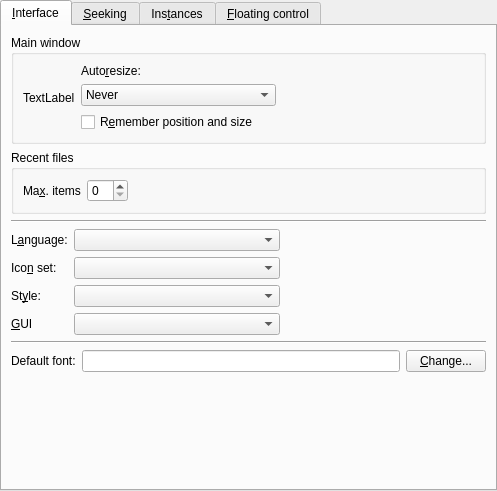
<ui version="4.0" >
 <class>PrefInterface</class>
 <widget class="QWidget" name="PrefInterface" >
  <property name="geometry" >
   <rect>
    <x>0</x>
    <y>0</y>
    <width>497</width>
    <height>491</height>
   </rect>
  </property>
  <layout class="QVBoxLayout" >
   <property name="spacing" >
    <number>0</number>
   </property>
   <property name="leftMargin" >
    <number>0</number>
   </property>
   <property name="topMargin" >
    <number>0</number>
   </property>
   <property name="rightMargin" >
    <number>0</number>
   </property>
   <property name="bottomMargin" >
    <number>0</number>
   </property>
   <item>
    <widget class="QTabWidget" name="tabWidget" >
     <property name="currentIndex" >
      <number>0</number>
     </property>
     <widget class="QWidget" name="tab" >
      <attribute name="title" >
       <string>&amp;Interface</string>
      </attribute>
      <layout class="QVBoxLayout" >
       <property name="spacing" >
        <number>6</number>
       </property>
       <property name="leftMargin" >
        <number>9</number>
       </property>
       <property name="topMargin" >
        <number>9</number>
       </property>
       <property name="rightMargin" >
        <number>9</number>
       </property>
       <property name="bottomMargin" >
        <number>9</number>
       </property>
       <item>
        <widget class="QGroupBox" name="groupBox" >
         <property name="title" >
          <string>Main window</string>
         </property>
         <layout class="QHBoxLayout" >
          <property name="spacing" >
           <number>6</number>
          </property>
          <property name="leftMargin" >
           <number>9</number>
          </property>
          <property name="topMargin" >
           <number>9</number>
          </property>
          <property name="rightMargin" >
           <number>9</number>
          </property>
          <property name="bottomMargin" >
           <number>9</number>
          </property>
          <item>
           <widget class="QLabel" name="resize_window_icon" >
            <property name="text" >
             <string>TextLabel</string>
            </property>
           </widget>
          </item>
          <item>
           <layout class="QVBoxLayout" >
            <property name="spacing" >
             <number>6</number>
            </property>
            <property name="leftMargin" >
             <number>0</number>
            </property>
            <property name="topMargin" >
             <number>0</number>
            </property>
            <property name="rightMargin" >
             <number>0</number>
            </property>
            <property name="bottomMargin" >
             <number>0</number>
            </property>
            <item>
             <widget class="QLabel" name="label" >
              <property name="text" >
               <string>Auto&amp;resize:</string>
              </property>
              <property name="buddy" >
               <cstring>mainwindow_resize_combo</cstring>
              </property>
             </widget>
            </item>
            <item>
             <widget class="QComboBox" name="mainwindow_resize_combo" >
              <property name="sizePolicy" >
               <sizepolicy vsizetype="Fixed" hsizetype="Preferred" >
                <horstretch>0</horstretch>
                <verstretch>0</verstretch>
               </sizepolicy>
              </property>
              <item>
               <property name="text" >
                <string>Never</string>
               </property>
              </item>
              <item>
               <property name="text" >
                <string>Whenever it's needed</string>
               </property>
              </item>
              <item>
               <property name="text" >
                <string>Only after loading a new video</string>
               </property>
              </item>
             </widget>
            </item>
            <item>
             <widget class="QCheckBox" name="save_size_check" >
              <property name="text" >
               <string>R&amp;emember position and size</string>
              </property>
             </widget>
            </item>
           </layout>
          </item>
          <item>
           <spacer>
            <property name="orientation" >
             <enum>Qt::Horizontal</enum>
            </property>
            <property name="sizeHint" >
             <size>
              <width>40</width>
              <height>20</height>
             </size>
            </property>
           </spacer>
          </item>
         </layout>
        </widget>
       </item>
       <item>
        <widget class="QGroupBox" name="groupBox_4" >
         <property name="title" >
          <string>Recent files</string>
         </property>
         <layout class="QHBoxLayout" >
          <property name="spacing" >
           <number>6</number>
          </property>
          <property name="leftMargin" >
           <number>9</number>
          </property>
          <property name="topMargin" >
           <number>9</number>
          </property>
          <property name="rightMargin" >
           <number>9</number>
          </property>
          <property name="bottomMargin" >
           <number>9</number>
          </property>
          <item>
           <widget class="QLabel" name="textLabel1_15" >
            <property name="text" >
             <string>Ma&amp;x. items</string>
            </property>
            <property name="wordWrap" >
             <bool>false</bool>
            </property>
            <property name="buddy" >
             <cstring>recents_max_items_spin</cstring>
            </property>
           </widget>
          </item>
          <item>
           <widget class="QSpinBox" name="recents_max_items_spin" >
            <property name="minimum" >
             <number>0</number>
            </property>
            <property name="maximum" >
             <number>20</number>
            </property>
           </widget>
          </item>
          <item>
           <spacer>
            <property name="orientation" >
             <enum>Qt::Horizontal</enum>
            </property>
            <property name="sizeHint" >
             <size>
              <width>40</width>
              <height>20</height>
             </size>
            </property>
           </spacer>
          </item>
         </layout>
        </widget>
       </item>
       <item>
        <widget class="Line" name="line_3" >
         <property name="sizePolicy" >
          <sizepolicy vsizetype="Fixed" hsizetype="Expanding" >
           <horstretch>0</horstretch>
           <verstretch>0</verstretch>
          </sizepolicy>
         </property>
         <property name="orientation" >
          <enum>Qt::Horizontal</enum>
         </property>
        </widget>
       </item>
       <item>
        <layout class="QGridLayout" >
         <property name="leftMargin" >
          <number>0</number>
         </property>
         <property name="topMargin" >
          <number>0</number>
         </property>
         <property name="rightMargin" >
          <number>0</number>
         </property>
         <property name="bottomMargin" >
          <number>0</number>
         </property>
         <property name="horizontalSpacing" >
          <number>6</number>
         </property>
         <property name="verticalSpacing" >
          <number>6</number>
         </property>
         <item row="0" column="0" >
          <widget class="QLabel" name="textLabel1_18" >
           <property name="text" >
            <string>L&amp;anguage:</string>
           </property>
           <property name="wordWrap" >
            <bool>false</bool>
           </property>
           <property name="buddy" >
            <cstring>language_combo</cstring>
           </property>
          </widget>
         </item>
         <item row="1" column="0" >
          <widget class="QLabel" name="textLabel1_19" >
           <property name="text" >
            <string>Ico&amp;n set:</string>
           </property>
           <property name="wordWrap" >
            <bool>false</bool>
           </property>
           <property name="buddy" >
            <cstring>iconset_combo</cstring>
           </property>
          </widget>
         </item>
         <item row="2" column="1" >
          <widget class="MyComboBox" name="style_combo" >
           <property name="sizePolicy" >
            <sizepolicy vsizetype="Fixed" hsizetype="Expanding" >
             <horstretch>0</horstretch>
             <verstretch>0</verstretch>
            </sizepolicy>
           </property>
          </widget>
         </item>
         <item row="2" column="2" >
          <spacer>
           <property name="orientation" >
            <enum>Qt::Horizontal</enum>
           </property>
           <property name="sizeHint" >
            <size>
             <width>40</width>
             <height>20</height>
            </size>
           </property>
          </spacer>
         </item>
         <item row="0" column="1" >
          <widget class="MyComboBox" name="language_combo" >
           <property name="sizePolicy" >
            <sizepolicy vsizetype="Fixed" hsizetype="Expanding" >
             <horstretch>0</horstretch>
             <verstretch>0</verstretch>
            </sizepolicy>
           </property>
          </widget>
         </item>
         <item row="2" column="0" >
          <widget class="QLabel" name="style_label" >
           <property name="text" >
            <string>St&amp;yle:</string>
           </property>
           <property name="wordWrap" >
            <bool>false</bool>
           </property>
           <property name="buddy" >
            <cstring>style_combo</cstring>
           </property>
          </widget>
         </item>
         <item row="1" column="1" >
          <widget class="MyComboBox" name="iconset_combo" >
           <property name="sizePolicy" >
            <sizepolicy vsizetype="Fixed" hsizetype="Expanding" >
             <horstretch>0</horstretch>
             <verstretch>0</verstretch>
            </sizepolicy>
           </property>
          </widget>
         </item>
         <item row="1" column="2" >
          <spacer>
           <property name="orientation" >
            <enum>Qt::Horizontal</enum>
           </property>
           <property name="sizeHint" >
            <size>
             <width>40</width>
             <height>20</height>
            </size>
           </property>
          </spacer>
         </item>
         <item row="0" column="2" >
          <spacer>
           <property name="orientation" >
            <enum>Qt::Horizontal</enum>
           </property>
           <property name="sizeHint" >
            <size>
             <width>40</width>
             <height>20</height>
            </size>
           </property>
          </spacer>
         </item>
         <item row="3" column="0" >
          <widget class="QLabel" name="label_4" >
           <property name="text" >
            <string>&amp;GUI</string>
           </property>
           <property name="buddy" >
            <cstring>gui_combo</cstring>
           </property>
          </widget>
         </item>
         <item row="3" column="1" >
          <widget class="QComboBox" name="gui_combo" >
           <property name="sizePolicy" >
            <sizepolicy vsizetype="Fixed" hsizetype="Expanding" >
             <horstretch>0</horstretch>
             <verstretch>0</verstretch>
            </sizepolicy>
           </property>
          </widget>
         </item>
         <item row="3" column="2" >
          <spacer>
           <property name="orientation" >
            <enum>Qt::Horizontal</enum>
           </property>
           <property name="sizeHint" >
            <size>
             <width>40</width>
             <height>20</height>
            </size>
           </property>
          </spacer>
         </item>
        </layout>
       </item>
       <item>
        <widget class="Line" name="line" >
         <property name="sizePolicy" >
          <sizepolicy vsizetype="Fixed" hsizetype="Expanding" >
           <horstretch>0</horstretch>
           <verstretch>0</verstretch>
          </sizepolicy>
         </property>
         <property name="orientation" >
          <enum>Qt::Horizontal</enum>
         </property>
        </widget>
       </item>
       <item>
        <layout class="QHBoxLayout" >
         <property name="spacing" >
          <number>6</number>
         </property>
         <property name="leftMargin" >
          <number>0</number>
         </property>
         <property name="topMargin" >
          <number>0</number>
         </property>
         <property name="rightMargin" >
          <number>0</number>
         </property>
         <property name="bottomMargin" >
          <number>0</number>
         </property>
         <item>
          <widget class="QLabel" name="label_2" >
           <property name="text" >
            <string>Default font:</string>
           </property>
          </widget>
         </item>
         <item>
          <widget class="QLineEdit" name="default_font_edit" >
           <property name="readOnly" >
            <bool>true</bool>
           </property>
          </widget>
         </item>
         <item>
          <widget class="QPushButton" name="changeFontButton" >
           <property name="text" >
            <string>&amp;Change...</string>
           </property>
          </widget>
         </item>
        </layout>
       </item>
       <item>
        <spacer>
         <property name="orientation" >
          <enum>Qt::Vertical</enum>
         </property>
         <property name="sizeHint" >
          <size>
           <width>20</width>
           <height>40</height>
          </size>
         </property>
        </spacer>
       </item>
      </layout>
     </widget>
     <widget class="QWidget" name="tab_3" >
      <attribute name="title" >
       <string>&amp;Seeking</string>
      </attribute>
      <layout class="QGridLayout" >
       <item row="0" column="0" >
        <layout class="QVBoxLayout" >
         <property name="spacing" >
          <number>6</number>
         </property>
         <property name="leftMargin" >
          <number>0</number>
         </property>
         <property name="topMargin" >
          <number>0</number>
         </property>
         <property name="rightMargin" >
          <number>0</number>
         </property>
         <property name="bottomMargin" >
          <number>0</number>
         </property>
         <item>
          <widget class="SeekWidget" native="1" name="seek1" />
         </item>
         <item>
          <widget class="SeekWidget" native="1" name="seek2" />
         </item>
         <item>
          <widget class="SeekWidget" native="1" name="seek3" />
         </item>
         <item>
          <widget class="SeekWidget" native="1" name="seek4" />
         </item>
        </layout>
       </item>
       <item row="0" column="1" >
        <spacer>
         <property name="orientation" >
          <enum>Qt::Horizontal</enum>
         </property>
         <property name="sizeHint" >
          <size>
           <width>40</width>
           <height>20</height>
          </size>
         </property>
        </spacer>
       </item>
       <item row="1" column="0" colspan="2" >
        <widget class="Line" name="line_4" >
         <property name="sizePolicy" >
          <sizepolicy vsizetype="Fixed" hsizetype="Expanding" >
           <horstretch>0</horstretch>
           <verstretch>0</verstretch>
          </sizepolicy>
         </property>
         <property name="orientation" >
          <enum>Qt::Horizontal</enum>
         </property>
        </widget>
       </item>
       <item row="2" column="0" colspan="2" >
        <layout class="QHBoxLayout" >
         <property name="spacing" >
          <number>6</number>
         </property>
         <property name="leftMargin" >
          <number>0</number>
         </property>
         <property name="topMargin" >
          <number>0</number>
         </property>
         <property name="rightMargin" >
          <number>0</number>
         </property>
         <property name="bottomMargin" >
          <number>0</number>
         </property>
         <item>
          <widget class="QLabel" name="label_3" >
           <property name="text" >
            <string>&amp;Behaviour of time slider:</string>
           </property>
           <property name="buddy" >
            <cstring>timeslider_behaviour_combo</cstring>
           </property>
          </widget>
         </item>
         <item>
          <widget class="QComboBox" name="timeslider_behaviour_combo" >
           <property name="sizePolicy" >
            <sizepolicy vsizetype="Fixed" hsizetype="Expanding" >
             <horstretch>0</horstretch>
             <verstretch>0</verstretch>
            </sizepolicy>
           </property>
           <item>
            <property name="text" >
             <string>Seek to position while dragging</string>
            </property>
           </item>
           <item>
            <property name="text" >
             <string>Seek to position when released</string>
            </property>
           </item>
          </widget>
         </item>
         <item>
          <spacer>
           <property name="orientation" >
            <enum>Qt::Horizontal</enum>
           </property>
           <property name="sizeHint" >
            <size>
             <width>81</width>
             <height>25</height>
            </size>
           </property>
          </spacer>
         </item>
        </layout>
       </item>
       <item row="3" column="0" colspan="2" >
        <widget class="QGroupBox" name="seeking_method_group" >
         <property name="title" >
          <string>Seeking method</string>
         </property>
         <layout class="QVBoxLayout" >
          <item>
           <widget class="QRadioButton" name="absolute_seeking_button" >
            <property name="sizePolicy" >
             <sizepolicy vsizetype="Fixed" hsizetype="Expanding" >
              <horstretch>0</horstretch>
              <verstretch>0</verstretch>
             </sizepolicy>
            </property>
            <property name="text" >
             <string>&amp;Absolute seeking</string>
            </property>
           </widget>
          </item>
          <item>
           <widget class="QRadioButton" name="relative_seeking_button" >
            <property name="sizePolicy" >
             <sizepolicy vsizetype="Fixed" hsizetype="Expanding" >
              <horstretch>0</horstretch>
              <verstretch>0</verstretch>
             </sizepolicy>
            </property>
            <property name="text" >
             <string>&amp;Relative seeking</string>
            </property>
           </widget>
          </item>
         </layout>
        </widget>
       </item>
       <item row="4" column="0" colspan="2" >
        <spacer>
         <property name="orientation" >
          <enum>Qt::Vertical</enum>
         </property>
         <property name="sizeHint" >
          <size>
           <width>20</width>
           <height>40</height>
          </size>
         </property>
        </spacer>
       </item>
      </layout>
     </widget>
     <widget class="QWidget" name="tab_2" >
      <attribute name="title" >
       <string>Ins&amp;tances</string>
      </attribute>
      <layout class="QVBoxLayout" >
       <property name="spacing" >
        <number>6</number>
       </property>
       <property name="leftMargin" >
        <number>9</number>
       </property>
       <property name="topMargin" >
        <number>9</number>
       </property>
       <property name="rightMargin" >
        <number>9</number>
       </property>
       <property name="bottomMargin" >
        <number>9</number>
       </property>
       <item>
        <layout class="QHBoxLayout" >
         <property name="spacing" >
          <number>6</number>
         </property>
         <property name="leftMargin" >
          <number>0</number>
         </property>
         <property name="topMargin" >
          <number>0</number>
         </property>
         <property name="rightMargin" >
          <number>0</number>
         </property>
         <property name="bottomMargin" >
          <number>0</number>
         </property>
         <item>
          <widget class="QLabel" name="instances_icon" >
           <property name="text" >
            <string>TextLabel</string>
           </property>
          </widget>
         </item>
         <item>
          <layout class="QVBoxLayout" >
           <property name="spacing" >
            <number>6</number>
           </property>
           <property name="leftMargin" >
            <number>0</number>
           </property>
           <property name="topMargin" >
            <number>0</number>
           </property>
           <property name="rightMargin" >
            <number>0</number>
           </property>
           <property name="bottomMargin" >
            <number>0</number>
           </property>
           <item>
            <widget class="QCheckBox" name="single_instance_check" >
             <property name="text" >
              <string>&amp;Use only one running instance of SMPlayer</string>
             </property>
            </widget>
           </item>
           <item>
            <widget class="QGroupBox" name="port_groupbox" >
             <property name="enabled" >
              <bool>false</bool>
             </property>
             <property name="title" >
              <string>Port to listen</string>
             </property>
             <layout class="QVBoxLayout" >
              <property name="spacing" >
               <number>6</number>
              </property>
              <property name="leftMargin" >
               <number>9</number>
              </property>
              <property name="topMargin" >
               <number>9</number>
              </property>
              <property name="rightMargin" >
               <number>9</number>
              </property>
              <property name="bottomMargin" >
               <number>9</number>
              </property>
              <item>
               <widget class="QRadioButton" name="automatic_port_button" >
                <property name="text" >
                 <string>&amp;Automatic</string>
                </property>
               </widget>
              </item>
              <item>
               <layout class="QHBoxLayout" >
                <property name="spacing" >
                 <number>6</number>
                </property>
                <property name="leftMargin" >
                 <number>0</number>
                </property>
                <property name="topMargin" >
                 <number>0</number>
                </property>
                <property name="rightMargin" >
                 <number>0</number>
                </property>
                <property name="bottomMargin" >
                 <number>0</number>
                </property>
                <item>
                 <widget class="QRadioButton" name="manual_port_button" >
                  <property name="text" >
                   <string>&amp;Manual</string>
                  </property>
                 </widget>
                </item>
                <item>
                 <widget class="QSpinBox" name="server_port_spin" >
                  <property name="enabled" >
                   <bool>false</bool>
                  </property>
                  <property name="maximum" >
                   <number>65535</number>
                  </property>
                 </widget>
                </item>
                <item>
                 <spacer>
                  <property name="orientation" >
                   <enum>Qt::Horizontal</enum>
                  </property>
                  <property name="sizeType" >
                   <enum>QSizePolicy::Expanding</enum>
                  </property>
                  <property name="sizeHint" >
                   <size>
                    <width>270</width>
                    <height>31</height>
                   </size>
                  </property>
                 </spacer>
                </item>
               </layout>
              </item>
             </layout>
            </widget>
           </item>
          </layout>
         </item>
        </layout>
       </item>
       <item>
        <spacer>
         <property name="orientation" >
          <enum>Qt::Vertical</enum>
         </property>
         <property name="sizeHint" >
          <size>
           <width>20</width>
           <height>40</height>
          </size>
         </property>
        </spacer>
       </item>
      </layout>
     </widget>
     <widget class="QWidget" name="tab_4" >
      <attribute name="title" >
       <string>&amp;Floating control</string>
      </attribute>
      <layout class="QVBoxLayout" >
       <item>
        <widget class="QLabel" name="label_6" >
         <property name="text" >
          <string>The floating control appears in fullscreen mode when the mouse is moved to the bottom of the screen.</string>
         </property>
         <property name="wordWrap" >
          <bool>true</bool>
         </property>
        </widget>
       </item>
       <item>
        <widget class="QCheckBox" name="floating_animated_check" >
         <property name="text" >
          <string>&amp;Animated</string>
         </property>
        </widget>
       </item>
       <item>
        <layout class="QGridLayout" >
         <item row="0" column="0" >
          <widget class="QLabel" name="label_7" >
           <property name="text" >
            <string>&amp;Width:</string>
           </property>
           <property name="buddy" >
            <cstring>floating_width_slider</cstring>
           </property>
          </widget>
         </item>
         <item row="0" column="1" >
          <widget class="QSlider" name="floating_width_slider" >
           <property name="maximum" >
            <number>100</number>
           </property>
           <property name="orientation" >
            <enum>Qt::Horizontal</enum>
           </property>
          </widget>
         </item>
         <item row="0" column="2" >
          <widget class="QLabel" name="floating_width_label" >
           <property name="frameShape" >
            <enum>QFrame::Panel</enum>
           </property>
           <property name="frameShadow" >
            <enum>QFrame::Sunken</enum>
           </property>
           <property name="text" >
            <string>0</string>
           </property>
          </widget>
         </item>
         <item row="1" column="0" >
          <widget class="QLabel" name="label_8" >
           <property name="text" >
            <string>&amp;Margin:</string>
           </property>
           <property name="buddy" >
            <cstring>floating_margin_slider</cstring>
           </property>
          </widget>
         </item>
         <item row="1" column="1" >
          <widget class="QSlider" name="floating_margin_slider" >
           <property name="maximum" >
            <number>80</number>
           </property>
           <property name="orientation" >
            <enum>Qt::Horizontal</enum>
           </property>
          </widget>
         </item>
         <item row="1" column="2" >
          <widget class="QLabel" name="floating_margin_label" >
           <property name="frameShape" >
            <enum>QFrame::Panel</enum>
           </property>
           <property name="frameShadow" >
            <enum>QFrame::Sunken</enum>
           </property>
           <property name="text" >
            <string>0</string>
           </property>
          </widget>
         </item>
        </layout>
       </item>
       <item>
        <widget class="QCheckBox" name="floating_compact_check" >
         <property name="text" >
          <string>Display in &amp;compact mode too</string>
         </property>
        </widget>
       </item>
       <item>
        <widget class="QCheckBox" name="floating_bypass_wm_check" >
         <property name="text" >
          <string>&amp;Bypass window manager</string>
         </property>
        </widget>
       </item>
       <item>
        <spacer>
         <property name="orientation" >
          <enum>Qt::Vertical</enum>
         </property>
         <property name="sizeHint" >
          <size>
           <width>20</width>
           <height>40</height>
          </size>
         </property>
        </spacer>
       </item>
      </layout>
     </widget>
    </widget>
   </item>
  </layout>
 </widget>
 <customwidgets>
  <customwidget>
   <class>MyComboBox</class>
   <extends>QComboBox</extends>
   <header>mycombobox.h</header>
  </customwidget>
  <customwidget>
   <class>SeekWidget</class>
   <extends>QWidget</extends>
   <header>seekwidget.h</header>
  </customwidget>
 </customwidgets>
 <tabstops>
  <tabstop>tabWidget</tabstop>
  <tabstop>mainwindow_resize_combo</tabstop>
  <tabstop>save_size_check</tabstop>
  <tabstop>recents_max_items_spin</tabstop>
  <tabstop>language_combo</tabstop>
  <tabstop>iconset_combo</tabstop>
  <tabstop>style_combo</tabstop>
  <tabstop>gui_combo</tabstop>
  <tabstop>default_font_edit</tabstop>
  <tabstop>changeFontButton</tabstop>
  <tabstop>timeslider_behaviour_combo</tabstop>
  <tabstop>single_instance_check</tabstop>
  <tabstop>automatic_port_button</tabstop>
  <tabstop>manual_port_button</tabstop>
  <tabstop>server_port_spin</tabstop>
  <tabstop>floating_animated_check</tabstop>
  <tabstop>floating_width_slider</tabstop>
  <tabstop>floating_margin_slider</tabstop>
  <tabstop>floating_compact_check</tabstop>
  <tabstop>floating_bypass_wm_check</tabstop>
 </tabstops>
 <resources/>
 <connections>
  <connection>
   <sender>manual_port_button</sender>
   <signal>toggled(bool)</signal>
   <receiver>server_port_spin</receiver>
   <slot>setEnabled(bool)</slot>
   <hints>
    <hint type="sourcelabel" >
     <x>124</x>
     <y>170</y>
    </hint>
    <hint type="destinationlabel" >
     <x>109</x>
     <y>126</y>
    </hint>
   </hints>
  </connection>
  <connection>
   <sender>single_instance_check</sender>
   <signal>toggled(bool)</signal>
   <receiver>port_groupbox</receiver>
   <slot>setEnabled(bool)</slot>
   <hints>
    <hint type="sourcelabel" >
     <x>319</x>
     <y>49</y>
    </hint>
    <hint type="destinationlabel" >
     <x>317</x>
     <y>222</y>
    </hint>
   </hints>
  </connection>
  <connection>
   <sender>floating_width_slider</sender>
   <signal>valueChanged(int)</signal>
   <receiver>floating_width_label</receiver>
   <slot>setNum(int)</slot>
   <hints>
    <hint type="sourcelabel" >
     <x>222</x>
     <y>154</y>
    </hint>
    <hint type="destinationlabel" >
     <x>411</x>
     <y>156</y>
    </hint>
   </hints>
  </connection>
  <connection>
   <sender>floating_margin_slider</sender>
   <signal>valueChanged(int)</signal>
   <receiver>floating_margin_label</receiver>
   <slot>setNum(int)</slot>
   <hints>
    <hint type="sourcelabel" >
     <x>272</x>
     <y>204</y>
    </hint>
    <hint type="destinationlabel" >
     <x>480</x>
     <y>150</y>
    </hint>
   </hints>
  </connection>
 </connections>
</ui>
